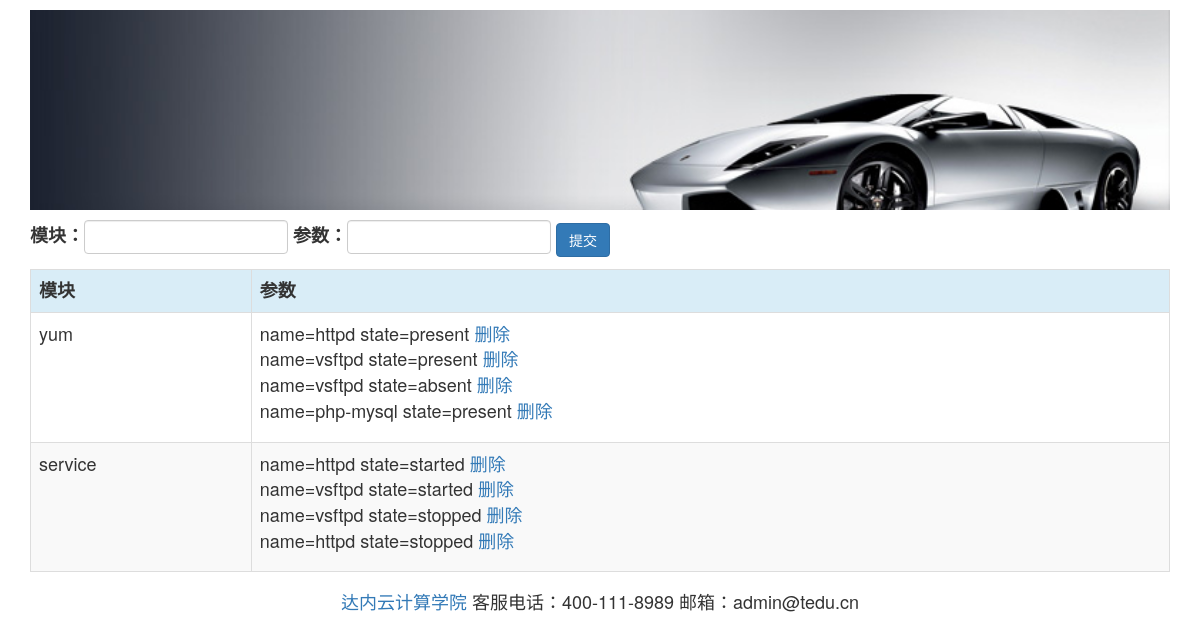
The page /webansi/addmodules/ on the database its author committed.
### webansi/models.py (models this page shows, shortened)
class AnsibleModule(models.Model):
    mod_name = models.CharField(max_length=30)

class ModuleArg(models.Model):
    arg_text = models.CharField(max_length=100)
    mod = models.ForeignKey(AnsibleModule, on_delete=models.CASCADE)

### webansi/views.py (the view)
def addmodules(request):
    if request.method == 'POST':
        mod = request.POST.get('mod_name')
        arg = request.POST.get('arg')
        if mod and arg:
            m = AnsibleModule.objects.get_or_create(mod_name=mod)[0]
            m.modulearg_set.get_or_create(arg_text=arg)
    mods = AnsibleModule.objects.all()
    return render(request, 'addmodules.html', {'mods': mods})

### webansi/templates/addmodules.html (shortened to what this page needs)
{% extends 'base.html' %}
{% load staticfiles %}
{% block content %}
    <div style="margin: 10px 0;">
        <form action="" role="form" method="post" class="form-inline">
            <div class="form-group">
                <label>模块：<input type="text" class="form-control" name="mod_name"></label>
            </div>
            <div class="form-group">
                <label>参数：<input type="text" class="form-control" name="arg"></label>
            </div>
            <input type="submit" value="提交" class="btn btn-primary">
        </form>
    </div>
    <table class="table table-bordered table-striped table-hover">
        <tr class="info">
            <th>模块</th>
            <th>参数</th>
        </tr>
        {% for mod in mods %}
            <tr>
                <td>{{ mod.mod_name }}</td>
                <td>
                    <ul class="list-unstyled">
                        {% for arg in mod.modulearg_set.all %}
                            <li>
                                {{ arg.arg_text }}
                                <a href="{% url 'rmarg' arg_id=arg.id %}">删除</a>
                            </li>
                        {% endfor %}
                    </ul>
                </td>
            </tr>
        {% endfor %}
    </table>
{% endblock %}

### rows shown on the page
AnsibleModule: mod_name "yum"
ModuleArg: arg_text "name=httpd state=present"
ModuleArg: arg_text "name=vsftpd state=present"
ModuleArg: arg_text "name=vsftpd state=absent"
ModuleArg: arg_text "name=php-mysql state=present"
AnsibleModule: mod_name "service"
ModuleArg: arg_text "name=httpd state=started"
ModuleArg: arg_text "name=vsftpd state=started"
ModuleArg: arg_text "name=vsftpd state=stopped"
ModuleArg: arg_text "name=httpd state=stopped"
